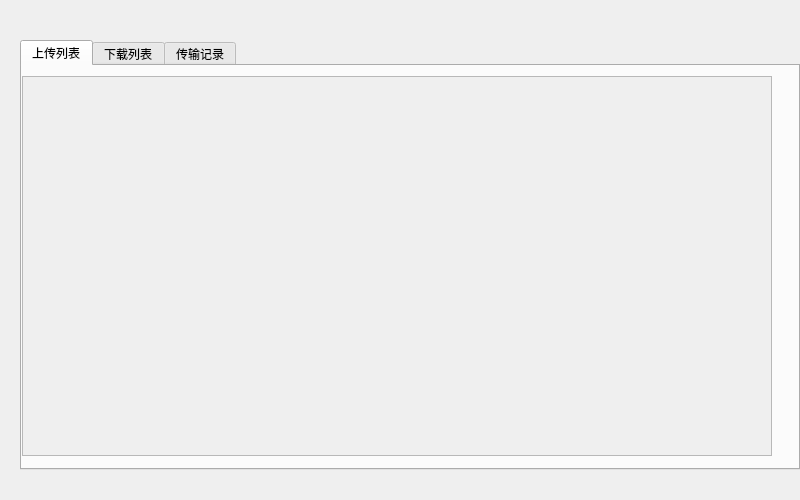
<?xml version="1.0" encoding="UTF-8"?>
<ui version="4.0">
 <class>TransformWidget</class>
 <widget class="QWidget" name="TransformWidget">
  <property name="geometry">
   <rect>
    <x>0</x>
    <y>0</y>
    <width>800</width>
    <height>500</height>
   </rect>
  </property>
  <property name="windowTitle">
   <string>Form</string>
  </property>
  <widget class="QTabWidget" name="tabWidget">
   <property name="geometry">
    <rect>
     <x>20</x>
     <y>40</y>
     <width>780</width>
     <height>430</height>
    </rect>
   </property>
   <property name="currentIndex">
    <number>0</number>
   </property>
   <widget class="QWidget" name="tabUpload">
    <property name="contextMenuPolicy">
     <enum>Qt::PreventContextMenu</enum>
    </property>
    <attribute name="title">
     <string>上传列表</string>
    </attribute>
    <widget class="QScrollArea" name="scrollArea">
     <property name="geometry">
      <rect>
       <x>0</x>
       <y>10</y>
       <width>750</width>
       <height>380</height>
      </rect>
     </property>
     <property name="widgetResizable">
      <bool>true</bool>
     </property>
     <widget class="QWidget" name="upload_scroll">
      <property name="geometry">
       <rect>
        <x>0</x>
        <y>0</y>
        <width>748</width>
        <height>378</height>
       </rect>
      </property>
     </widget>
    </widget>
   </widget>
   <widget class="QWidget" name="tabDownload">
    <attribute name="title">
     <string>下载列表</string>
    </attribute>
   </widget>
   <widget class="QWidget" name="tabTransform">
    <attribute name="title">
     <string>传输记录</string>
    </attribute>
   </widget>
  </widget>
 </widget>
 <resources/>
 <connections/>
</ui>
